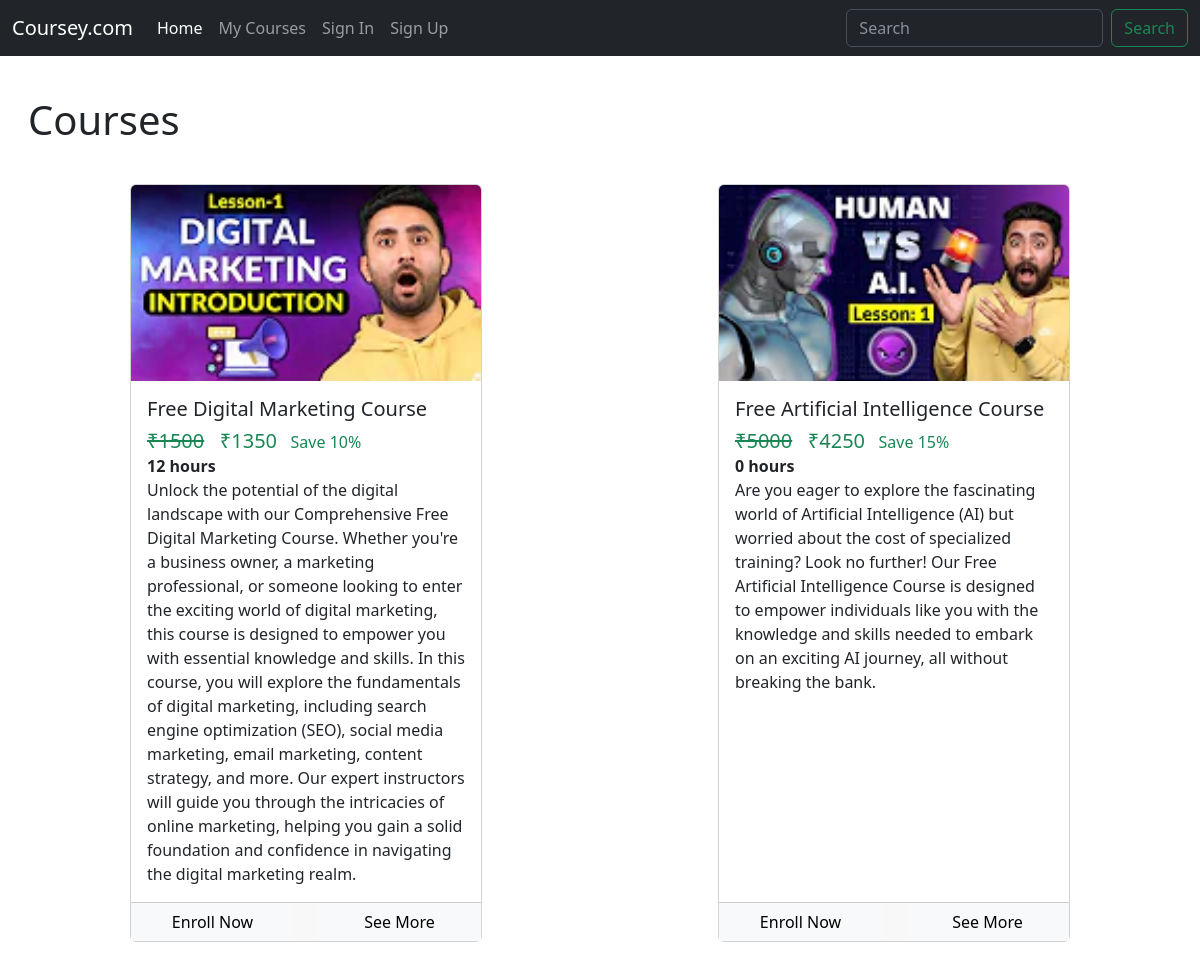
The page / on the database its author committed.
### home/models/course.py (models this page shows, shortened)
class Course(models.Model):
    name = models.CharField(max_length=500,blank=False,null=False)
    slug = models.SlugField(default='dfds')
    description = models.TextField(blank=False,null=False)
    price =models.IntegerField(blank=False,null=False,default=0)
    discount = models.IntegerField(default=0,blank=False,null=False)
    active = models.BooleanField(default=False)
    thumbnail = models.ImageField(blank=False,null=False,upload_to="files/thumbnails")
    date = models.DateTimeField(auto_now_add=True)
    resource = models.FileField(blank=False,null=False,upload_to="files/resources")
    length = models.IntegerField(default=0,null=False,blank=False)

### home/views/home.py (the view)
# urls.py: path('',HomePageView.as_view(),name="home"),
class HomePageView(ListView):
    template_name = 'home/index.html'
    queryset = Course.objects.filter(active=True)
    context_object_name = "courses"

### home/templatetags/coustom_tags.py (called while the page is built)
@register.simple_tag
def cal_saleprice(mrp,discount):
    return round(mrp-(mrp*discount*0.01) if discount != None else mrp)

@register.simple_tag
def is_included(course,user):
    if user.is_authenticated:
        return UserCourse.objects.filter(course=course,user=user).exists()
    return False

@register.filter
def rupee(price):
    return f'₹{price}'

### templates/home/index.html (shortened to what this page needs)
{% extends 'home/base.html' %}
{% load coustom_tags %}
{% block body %}
<div class="container-fluid mt-4">
  <h1 class="p-3">Courses</h1>
  <div class="mt-4 mb-4 d-flex justify-content-around flex-wrap">
    {% for course in courses %}
    <div class="card" style="width: 22rem;">
      <img src="{{course.thumbnail.url}}" class="card-img-top" alt="...">
      <div class="card-body">
        <h5 class="card-title">{{course.name}}</h5>
        <div class="text-success"><span class="h5">
            <span class="text-decoration-line-through">
              {{ course.price|rupee }}</span> {% cal_saleprice course.price course.discount as sale%}
            <span>{{sale|rupee}}</span>
          </span>
          &nbsp; Save {{course.discount}}%
        </div>
        <div class="fw-bold"> {{course.length}} hours</div>
        <p class="card-text p-0">{{course.description}}</p>
      </div>
      {% is_included course request.user as is_course_included %}
      <div class='card-footer p-0'>
        {% if not is_course_included %}
        <div class="row no-gutters">
          <div class='col'>
            <a href="/checkout/{{course.slug}}" class=' btn btn-light btn-block border-right-1'>Enroll Now</a>
          </div>
          <div class='col'>
            <a href="/course/{{course.slug}}?id={{course.videos.first.video_id}}" class=' btn btn-light btn-block'>See More</a>
          </div>
        </div>
        {% else %}
        <a href="/course/{{course.slug}}" class="btn btn-info btn-block btn-lg">Resume Learning</a>
        {% endif %}
      </div>
    </div>
    {% endfor %}
  </div>
</div>
{% endblock body %}

### templates/home/base.html (shortened to what this page needs)
<!doctype html>
<html lang="en">
  <head>
    <link href="https://cdn.jsdelivr.net/npm/bootstrap@5.3.0-alpha2/dist/css/bootstrap.min.css" rel="stylesheet">
  </head>
  <body>
    <nav class="navbar navbar-expand-lg bg-dark" data-bs-theme="dark">
        <div class="container-fluid">
          <a class="navbar-brand" href="/">Coursey.com</a>
          <div class="collapse navbar-collapse" id="navbarSupportedContent">
            <ul class="navbar-nav me-auto mb-2 mb-lg-0">
              <li class="nav-item">
                <a class="nav-link active" aria-current="page" href="/">Home</a>
              </li>
              <li class="nav-item">
                <a class="nav-link" href="{% url 'my_courses' %}">My Courses</a>
              </li>
              {% if request.user.is_authenticated %}
              <li class="nav-item dropdown">
                <a class="nav-link dropdown-toggle" href="#" role="button" data-bs-toggle="dropdown" aria-expanded="false">
                  Hello {{request.user|title}}
                </a>
                <ul class="dropdown-menu">
                  <li><a class="dropdown-item" href="{% url 'sign_out' %}">Sign Out</a></li>
                </ul>
              </li>
              {% else %}
              <li class="nav-item">
                <a class="nav-link" href="{% url 'sign_in' %}">Sign In</a>
              </li>
              <li class="nav-item">
                <a class="nav-link" href="{% url 'sign_up' %}">Sign Up</a>
              </li>
              {% endif %}
            </ul>
            <form class="d-flex" role="search" action="/search">
              <input class="form-control me-2" type="search" placeholder="Search" aria-label="Search" name="search">
              <button class="btn btn-outline-success" type="submit" >Search</button>
            </form>
          </div>
        </div>
      </nav>
    {% block body %}
    {% endblock body %}
  </body>
</html>

### templates/home/index.html (style rules this page uses)
.btn-block { display: block; border-radius: 0; }

### rows shown on the page
Course: thumbnail (placeholder picture), name "Free Digital Marketing Course", price "₹1500", sale "₹1350", discount "10", length "12", description "Unlock the potential of the digital landscape with our Comprehensive Free Digital Marketing Course. Whether you're a business owner, a marketing professional, or someone looking to enter the exciting world of digital marketing, this course is designed to empower you with essential knowledge and skills. In this course, you will explore the fundamentals of digital marketing, including search engine optimization (SEO), social media marketing, email marketing, content strategy, and more. Our expert instructors will guide you through the intricacies of online marketing, helping you gain a solid foundation and confidence in navigating the digital marketing realm."
Course: thumbnail (placeholder picture), name "Free Artificial Intelligence Course", price "₹5000", sale "₹4250", discount "15", length "0", description "Are you eager to explore the fascinating world of Artificial Intelligence (AI) but worried about the cost of specialized training? Look no further! Our Free Artificial Intelligence Course is designed to empower individuals like you with the knowledge and skills needed to embark on an exciting AI journey, all without breaking the bank."
